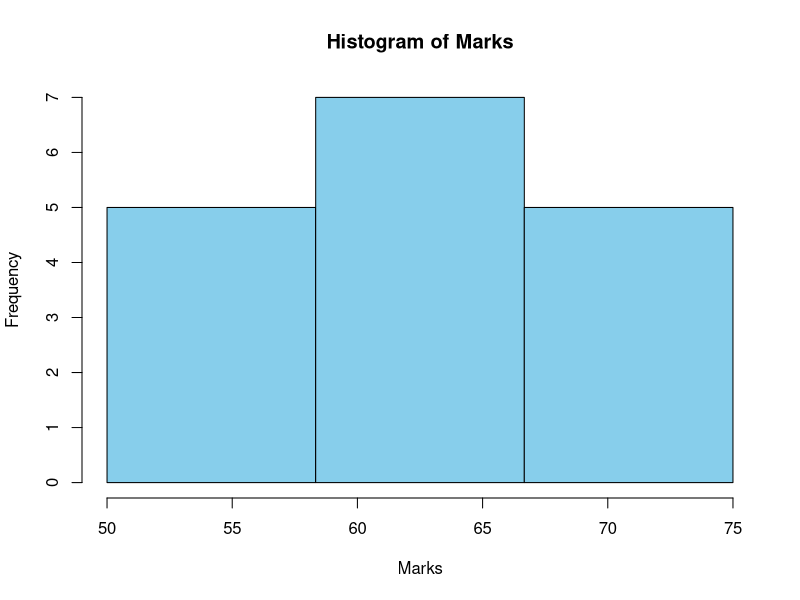

Here is the R script that generated this plot:
# Given marks data (sorted)
marks <- c(50, 55, 55, 55, 58, 59, 60, 61, 63, 63, 65, 65, 67, 71, 71, 72, 75)

# Number of bins
k <- 3

# (a) Equal-Frequency (Equi-Depth) Partitioning
n <- length(marks)
bin_size <- floor(n / k)  # Number of elements per bin

# Creating bins (manually since quantile-based division is needed)
bins_equal_freq <- split(marks, ceiling(seq_along(marks) / bin_size))

# Print bins
print("Equal-Frequency Bins:")
print(bins_equal_freq)

# (b) Equal-Width Partitioning
min_val <- min(marks)
max_val <- max(marks)
bin_width <- (max_val - min_val) / k

# Assign marks to bins using cut function
bins_equal_width <- cut(marks, breaks=seq(min_val, max_val, by=bin_width), include.lowest=TRUE, right=TRUE)

# Print bins
print("Equal-Width Bins:")
print(table(bins_equal_width))

# Histogram Plot
hist(marks, breaks=seq(min_val, max_val, by=bin_width), col="skyblue", border="black", main="Histogram of Marks", xlab="Marks", ylab="Frequency")

